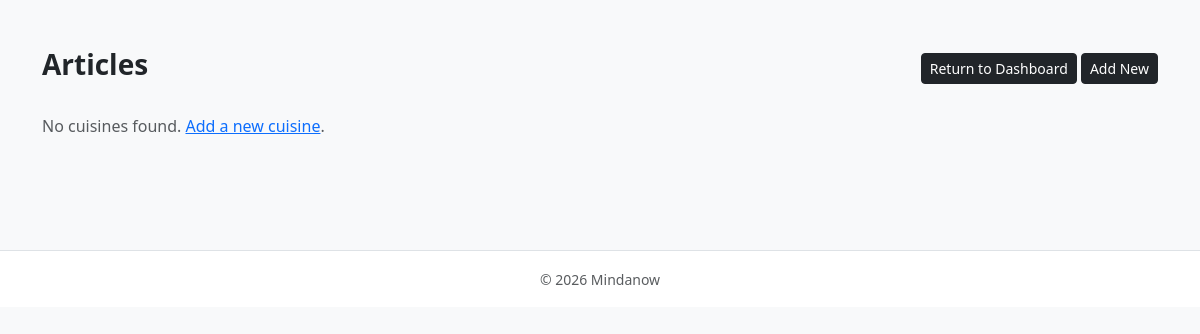
The app's page /Admin/Cuisines/index.php (signed in), older data.
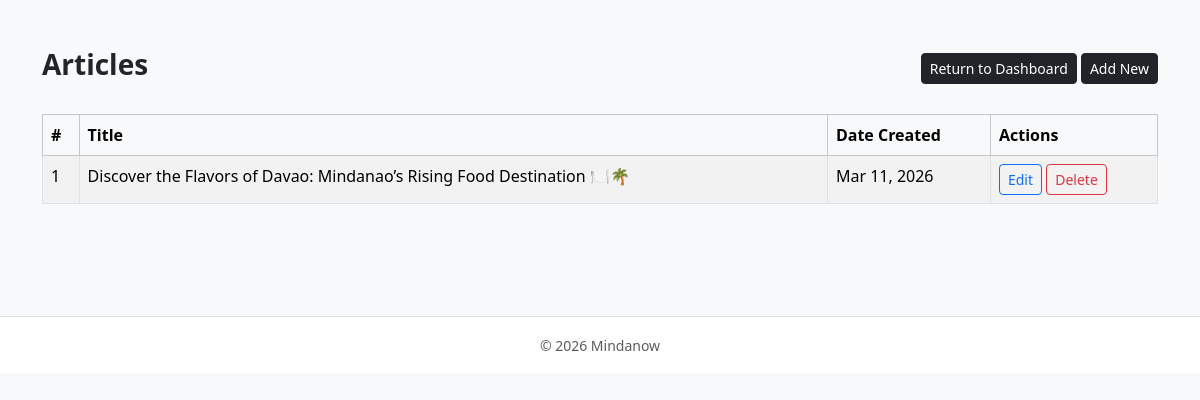
The same page, newer data.
### tables this page shows
CREATE TABLE `cuisines` (
  `id` int(10) UNSIGNED NOT NULL,
  `title` varchar(255) NOT NULL,
  `description` text NOT NULL,
  `image` varchar(255) DEFAULT NULL,
  `created_at` datetime DEFAULT current_timestamp()
);

### Admin/Cuisines/index.php (the view, shortened to what this page needs)
<?php
require_once '../../includes/db.php';
$result = $conn->query("SELECT * FROM cuisines ORDER BY created_at DESC");
?>
<?php include '../../includes/header.php'; ?>
<div class="container py-5">
<div class="d-flex justify-content-between align-items-center mb-4">
    <h3 class="fw-semibold">Articles</h3>
    <div>
        <a href="/Mindanow/admin/dashboard.php" class="btn btn-dark btn-sm">
            Return to Dashboard
        </a>
        <a href="create.php" class="btn btn-dark btn-sm">
            Add New
        </a>
    </div>
</div>
<?php if ($result->num_rows > 0): ?>
<div class="table-responsive">
<table class="table table-bordered table-striped">
<thead class="table-light">
<tr>
<th>#</th>
<th>Title</th>
<th>Date Created</th>
<th>Actions</th>
</tr>
</thead>
<tbody>
<?php $count = 1; while ($row = $result->fetch_assoc()): ?>
<tr>
<td><?php echo $count++; ?></td>
<td><?php echo htmlspecialchars($row['title']); ?></td>
<td><?php echo date('M d, Y', strtotime($row['created_at'])); ?></td>
<td>
<a href="edit.php?id=<?php echo $row['id']; ?>" class="btn btn-sm btn-outline-primary">
Edit
</a>
<a href="delete.php?id=<?php echo $row['id']; ?>"
class="btn btn-sm btn-outline-danger"
onclick="return confirm('Are you sure?')">
Delete
</a>
</td>
</tr>
<?php endwhile; ?>
</tbody>
</table>
</div>
<?php else: ?>
<p class="text-muted">
No cuisines found. <a href="create.php">Add a new cuisine</a>.
</p>
<?php endif; ?>
</div>
<?php include '../../includes/footer.php'; ?>

Row changes from the older to the newer data that the page shows:
added cuisines: title "Discover the Flavors of Davao: Mindanao’s Rising Food Destination 🍽️🌴", created_at "Mar 11, 2026"
Text that changed along with them:
text no longer shown: "No cuisines found. Add a new cuisine ."
text now shown: "# Title Date Created Actions"
